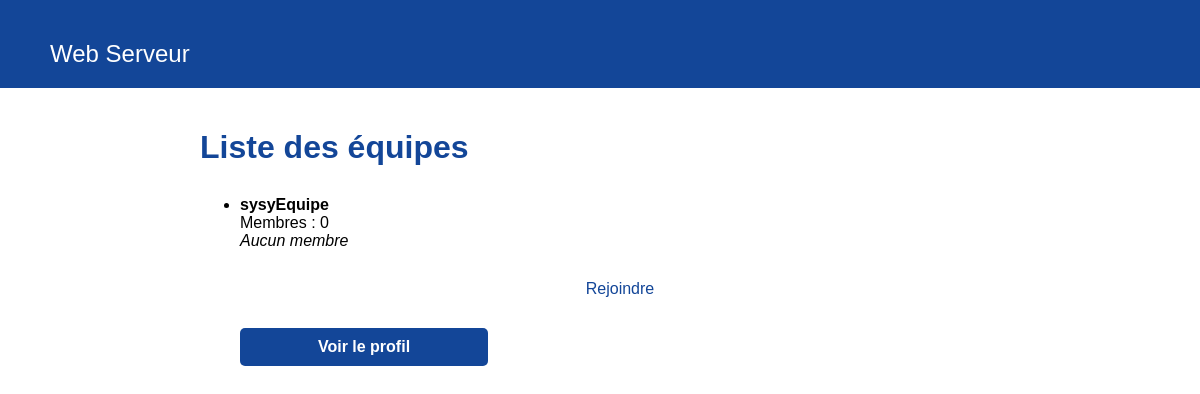
Before: /listTeam/ with the older database file.
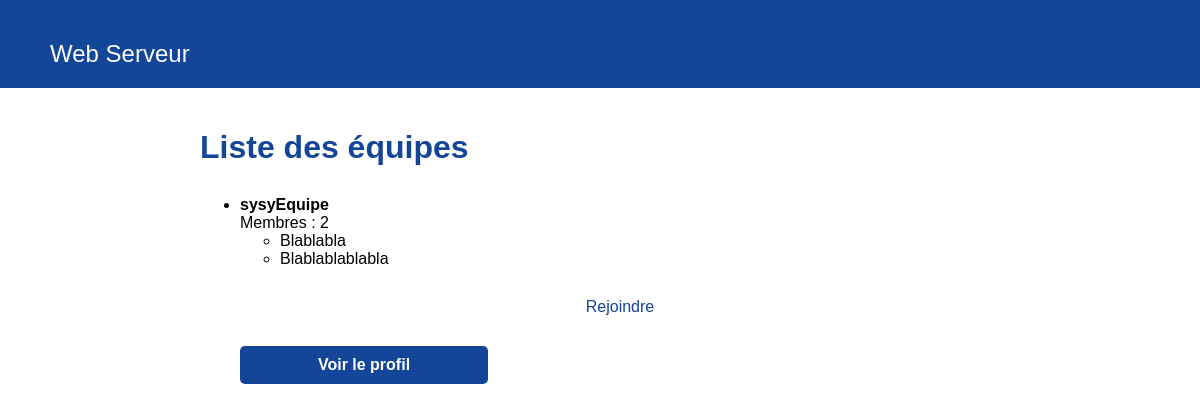
After: the same page with the newer database file.
### tasks/models.py (models this page shows, shortened)
class Team(models.Model):
    name = models.CharField(max_length=200)
    members = models.ManyToManyField('User',related_name="teams")
    task_list = models.ManyToManyField('Task')  # Liste des tâches

class User(AbstractUser):
    USERNAME_FIELD='username'
    description = models.CharField(max_length=200)

### tasks/views.py (the view)
# urls.py: path('listTeam/',views.List_team_view, name='listTeam'),
def List_team_view(request):
    teams =Team.objects.all()
    return render(request,'tasks/List_team.html',{'teams' : teams})

### tasks/templates/tasks/List_team.html (shortened to what this page needs)
<!DOCTYPE html>
<html lang="fr">
<head>
    {% load static %}
    <link rel="stylesheet" href="{% static 'styles.css' %}">
</head>
<body>
    <nav class="navbar">
        <div class="navbar-left">
            <div class="navbar-right">
                <a href="{% url 'home' %}">Web Serveur</a>
            </div>
        </div>
    </nav>
    <main class="container">
        <h1>Liste des équipes</h1>
        {% if teams %}
            <ul class="team-list">
                {% for team in teams %}
                    <li>
                        <strong>{{ team.name }}</strong> <br>
                        Membres : {{ team.members.count }}<br>
                        {% if team.members.all %}
                            <ul>
                                {% for member in team.members.all %}
                                    <li>{{member.username}}</li>
                                {% endfor %}
                            </ul>
                        {% else %}
                            <em>Aucun membre</em>
                        {% endif %}
                        {% if user in team.members.all %}
                        <form method="post" action="{% url 'quitTeam' team.id %}" style="display:inline;">
                            {% csrf_token %}
                            <button type="submit" id="btn-quitter" class="btn btn-quitter">Quitter</button>
                            <a class="link" href="{% url 'teamProfile' team.id %}">Voir le profil</a>
                        </form>
                        {% else %}
                            <a href="{% url 'joinTeam' team.id %}" class="btn btn-primary">Rejoindre</a>
                            <a class='link' href="{% url 'teamProfile' team.id %}">Voir le profil</a>
                        {% endif %}
                    </li>
                {% endfor %}
            </ul>
        {% else %}
            <p>Aucune équipe disponible.</p>
        {% endif %}
    </main>
</body>
</html>

### tasks/static/styles.css (style rules this page uses)
body { margin: 0; font-family: Arial, sans-serif; }
.navbar { display: flex; justify-content: space-between; align-items: center; background-color: #134698; padding: 10px 20px; color: rgb(255, 255, 255); }
.navbar-left { font-size: 1.5em; font-weight: bold; }
.navbar-right a { color: white; text-decoration: none; margin-left: 20px; font-weight: 500; }
h1 { color: #134698; margin-bottom: 30px; }
a { display: block; padding: 10px; text-align: center; margin-top: 20px; color: #134698; text-decoration: none; font-weight: 500; }
a.link { width: 30%; border-radius: 5px; font-size: 16px; font-weight: bold; color:white; background-color: #134698; }
.container { max-width: 800px; margin: 0 auto; padding: 20px; }
.btn { padding: 10px 20px; border: none; border-radius: 4px; cursor: pointer; }

Changed rows visible on the page:
changed Team "sysyEquipe": gains User (username "Blablabla"); members.count "0" → "2"; no longer shows "Aucun membre"
added User: username "Blablablablabla"
